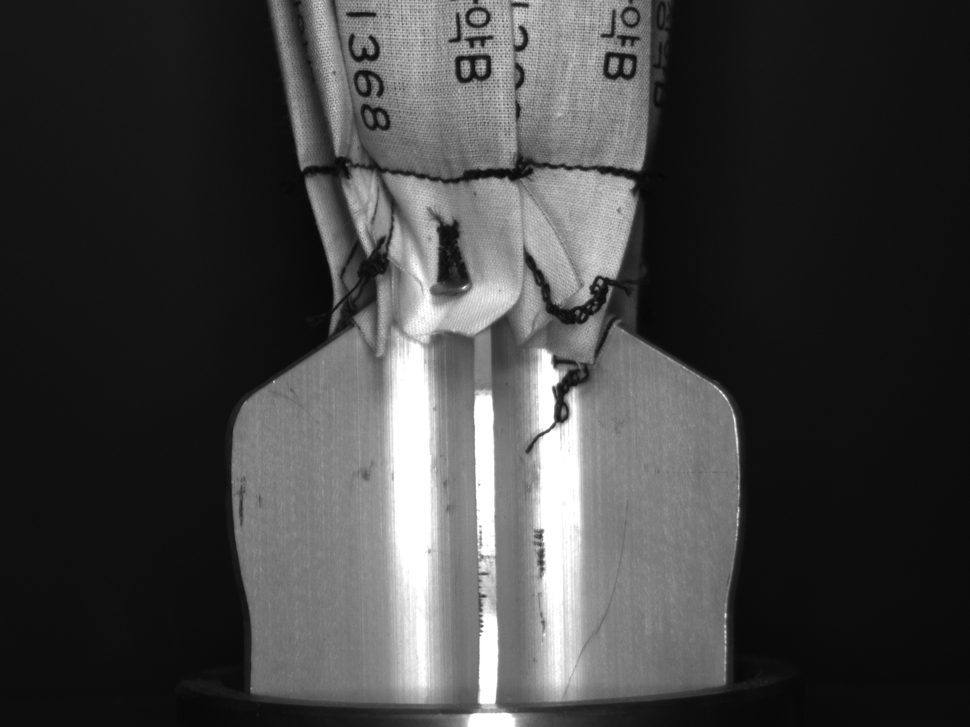
#> input picture infer/Wing/101201_01.bmp, 970 x 727 px, shrunk from 1280 x 960 before the run
$ python test2.py
#> lines starting #> are read from the running program, lines starting #| are printed output that depends on the picture
import os
import cv2
import matplotlib.pyplot as plt
import numpy as np

image_files = ['101201_01.bmp','104545_01.bmp','132344_01.bmp']
# 입력 폴더와 출력 폴더 경로 설정
input_folder = 'testset/normal/upper'
output_folder = 'infer/Wing'

for image_file in image_files:
        # 이미지 파일 불러오기
        image = cv2.imread(image_file)
#> image is the input picture: shape (727, 970, 3); min 7, max 255, mean 66.3
        # 이미지 높이, 너비 계산
        height, width = image.shape[:2]
#> height = 727; width = 970

        # 이미지 세로로 2등분
        lower_image = image[height//2:, :]
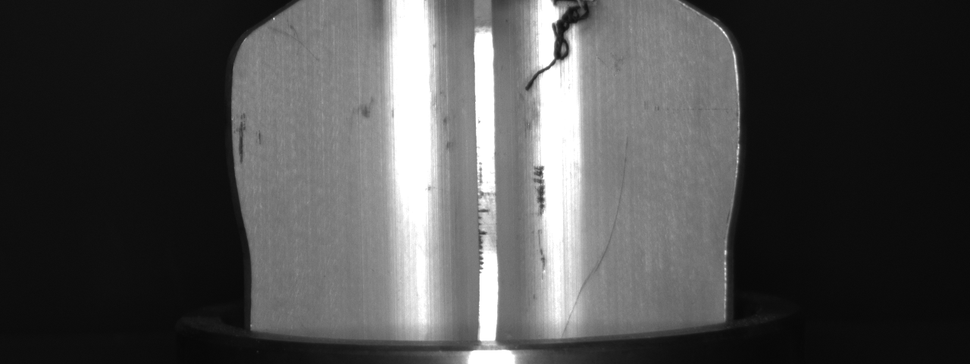
#> lower_image: shape (364, 970, 3); min 7, max 255, mean 77.6

        # # 이미지를 그레이스케일로 변환
        # gray_image = cv2.cvtColor(lower_image, cv2.COLOR_BGR2GRAY)

        print(np.max(lower_image),np.sum(lower_image >= np.max(lower_image)))
#| 255 48786
#> pass 2 of the loop `for image_file in image_files:`:
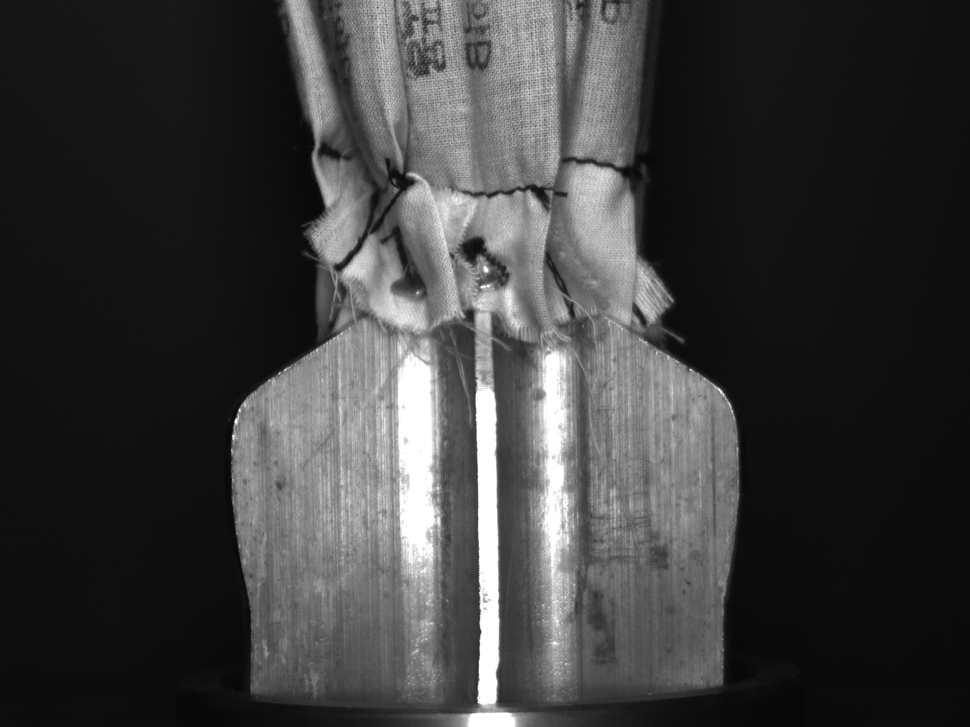
#> input picture infer/Wing/104545_01.bmp, 970 x 727 px, shrunk from 1280 x 960 before the run
#> image is the input picture: shape (727, 970, 3); min 6, max 255, mean 61.3
#> `lower_image = image[height//2:, :]`:
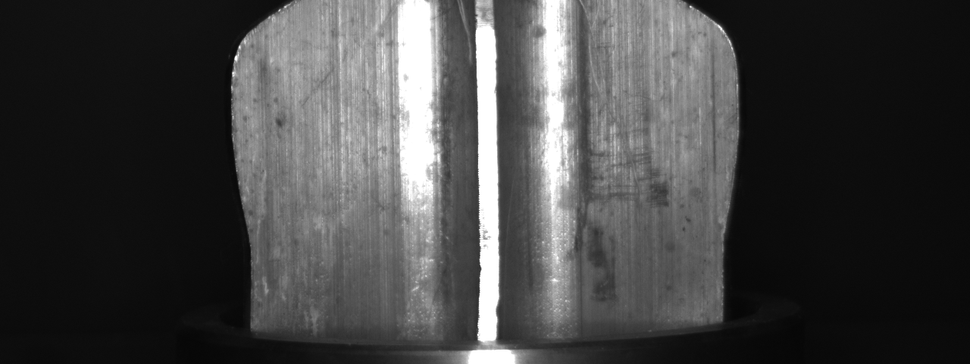
#> lower_image: shape (364, 970, 3); min 6, max 255, mean 67.4
#| 255 34416
#> pass 3 of the loop `for image_file in image_files:`:
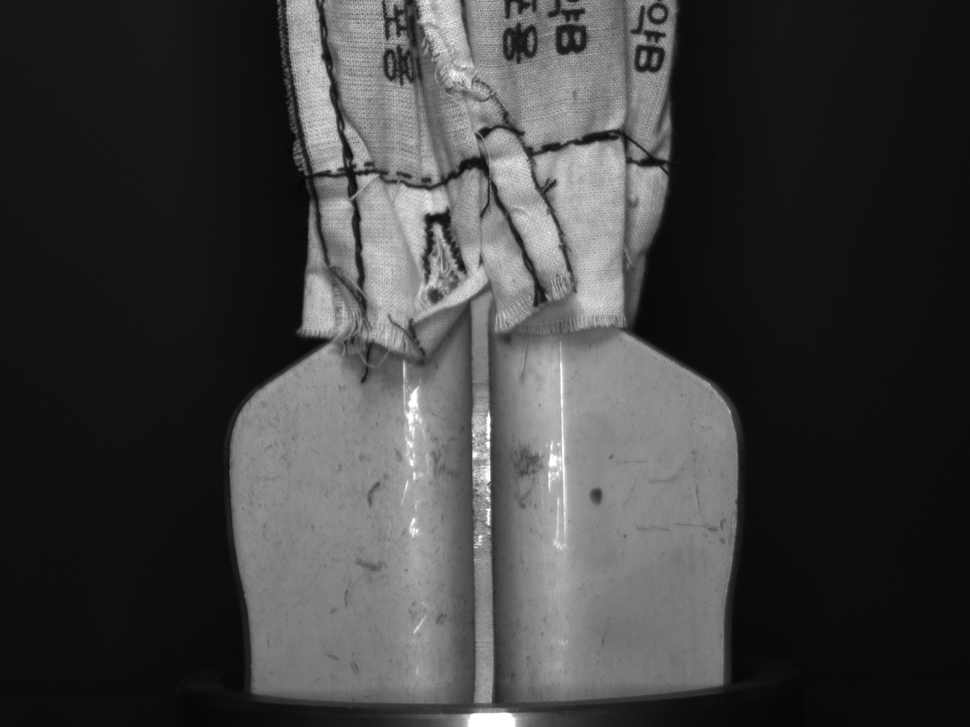
#> input picture infer/Wing/132344_01.bmp, 970 x 727 px, shrunk from 1280 x 960 before the run
#> image is the input picture: shape (727, 970, 3); min 5, max 255, mean 64.1
#> `lower_image = image[height//2:, :]`:
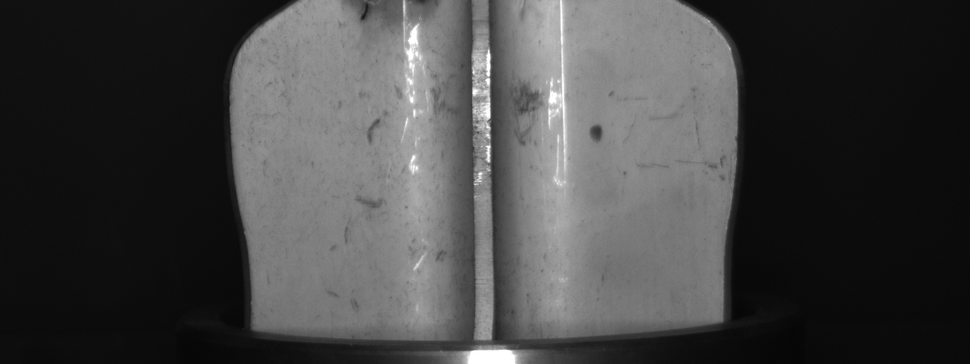
#> lower_image: shape (364, 970, 3); min 5, max 255, mean 68.5
#| 255 2166

        # [27 lines of commented-out code are left out]
